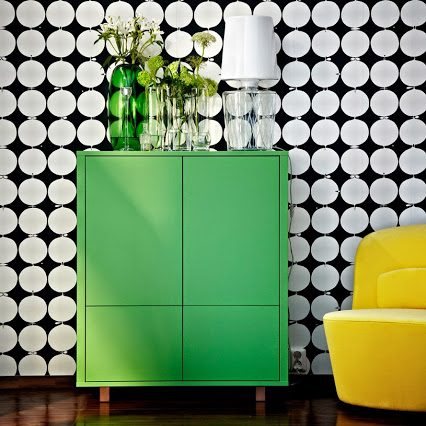
%> input picture images/buffet.jpg, 426 x 426 px
$ octave exercise2.m   (GNU Octave 9; MATLAB toolbox functions it lacks are replaced by stand-ins)
%> lines starting %> are read from the running program, lines starting %| are printed output that depends on the picture
% - - - - - -
% MAI CV
% Exercises Lab 1
% Author name: Emer Rodriguez Formisano and Jorge Alexander
% - - - - - -


%%
%- - - - - -
%Exercise 2:
%- - - - - -

% 2.1
buffetRGB = imread('images\buffet.jpg');
%> buffetRGB is the input picture: size 426x426x3 uint8; mean R, G, B 122.8, 145.7, 106.8

% 2.2
subplot(1,4,1)
imshow(buffetRGB)
title('Color')
subplot(1,4,2)
imshow(buffetRGB(:,:,1))
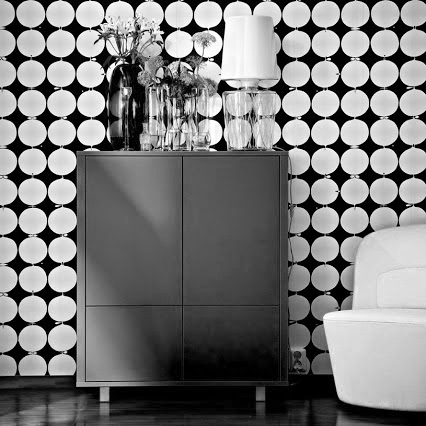
%> displayed picture: size 426x426, on the screen's scale of 0 to 255; min 0, max 255, mean 122.8
title('Red Channel')
subplot(1,4,3)
imshow(buffetRGB(:,:,2))
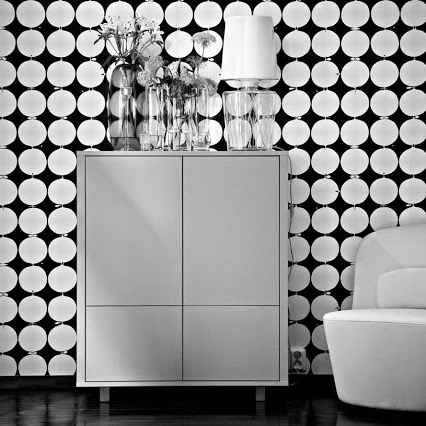
%> displayed picture: size 426x426, on the screen's scale of 0 to 255; min 0, max 255, mean 145.7
title('Green Channel')
subplot(1,4,4)
imshow(buffetRGB(:,:,3))
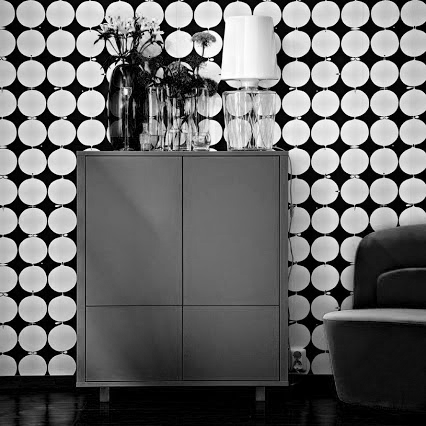
%> displayed picture: size 426x426, on the screen's scale of 0 to 255; min 0, max 255, mean 106.8
title('Blue Channel')

% Green vase and cabinet are white in the Green channel because the values
% closer to 255.
% The yellow color (sofa) is composed by the mixture of Red and Green colors
% The sofa is dark in the blue channel because it has no blue component.
% The wall (black and white background) does not change across channels
% which means the values are constant.

% 2.3
buffet_interchannel = buffetRGB;
buffet_interchannel(:,:,1) = buffetRGB(:,:,2);
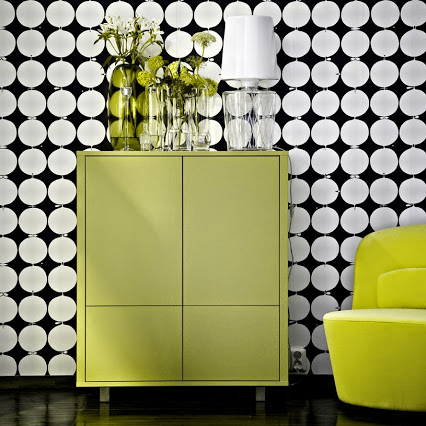
%> buffet_interchannel: size 426x426x3 uint8; mean R, G, B 145.7, 145.7, 106.8
buffet_interchannel(:,:,2) = buffetRGB(:,:,1);
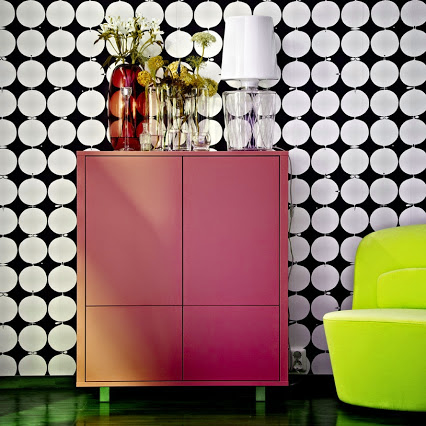
%> buffet_interchannel: size 426x426x3 uint8; mean R, G, B 145.7, 122.8, 106.8
imshow(buffet_interchannel)

subplot(1,2,1)
imshow(buffetRGB)
title('Color')
subplot(1,2,2)
imshow(buffet_interchannel)
title('Red <-> Green channels ')

imwrite(buffet_interchannel, 'channel_interchange.jpg')

% We observed that the green cabinet becomes red as well as the green vase.
% The green information has been swaped with the green information.
% We also observed that the yellow sofa has changed colour slightly as the
% image has not a perfect balance of red and green channels.
% The blackground has not changed at all.

% 2.4
buffet_bluex0 = buffetRGB;
buffet_bluex0(:,:,3) = buffet_bluex0(:,:,3) * 0;
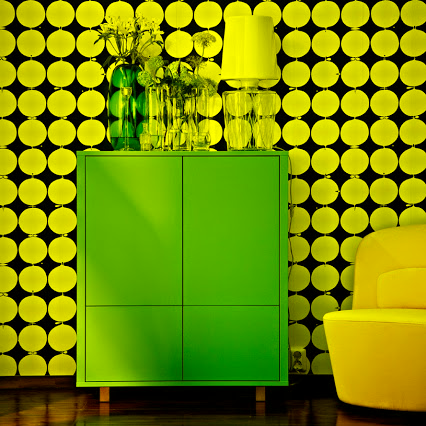
%> buffet_bluex0: size 426x426x3 uint8; mean R, G, B 122.8, 145.7, 0

figure()
subplot(1,2,1)
imshow(buffetRGB)
title('Color')
subplot(1,2,2)
imshow(buffet_bluex0)
title('Blue channel deleted')

imwrite(buffet_bluex0, 'channelx0.jpg')

% Most of the blue information in the picture is contained in the white colour.
% Thus, when the blue channel is deleted, the white colour changes to yellow.

$ run again, with images/clooney.jpg copied over images/buffet.jpg
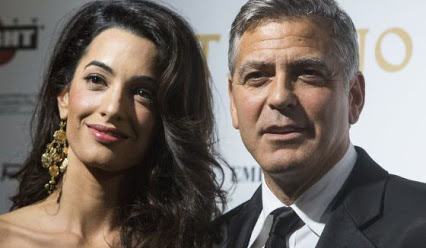
%> input picture images/clooney.jpg, 426 x 248 px
%> buffetRGB is the input picture: size 248x426x3 uint8; mean R, G, B 116.7, 107.6, 101.2
%> `imshow(buffetRGB(:,:,3))`:
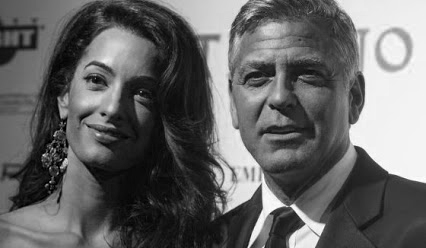
%> displayed picture: size 248x426, on the screen's scale of 0 to 255; min 0, max 255, mean 101.2
%> `buffet_bluex0(:,:,3) = buffet_bluex0(:,:,3) * 0;`:
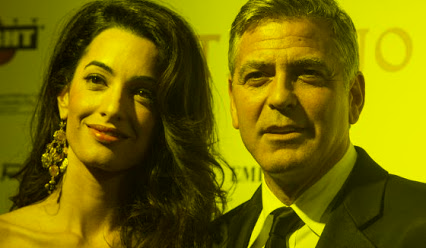
%> buffet_bluex0: size 248x426x3 uint8; mean R, G, B 116.7, 107.6, 0

$ run again, with images/corals.jpg copied over images/buffet.jpg
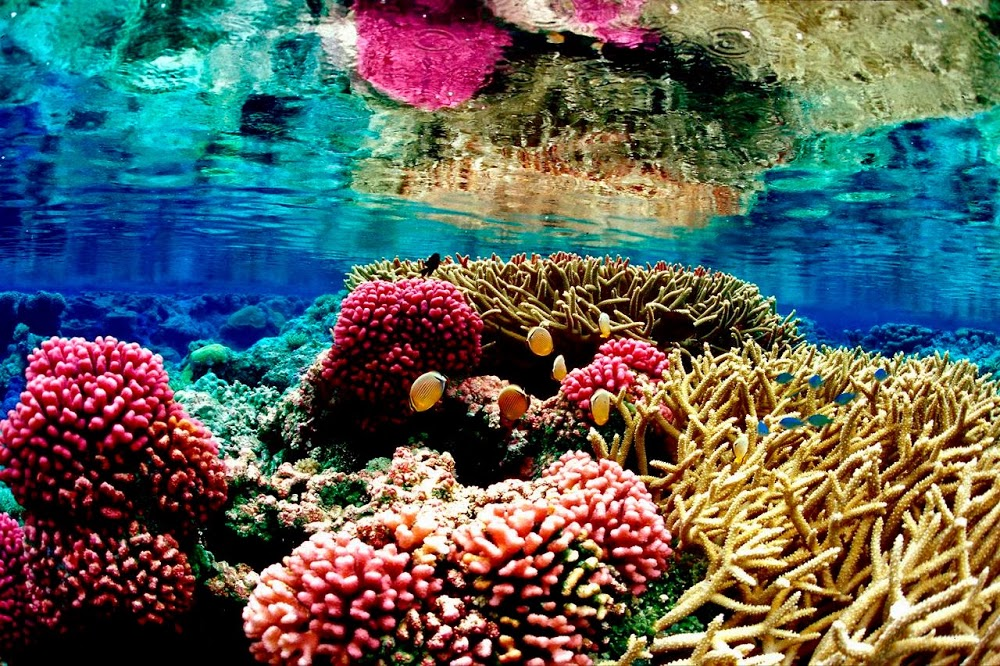
%> input picture images/corals.jpg, 1000 x 666 px
%> buffetRGB is the input picture: size 666x1000x3 uint8; mean R, G, B 90.9, 97.4, 92.3
%> `buffet_interchannel(:,:,2) = buffetRGB(:,:,1);`:
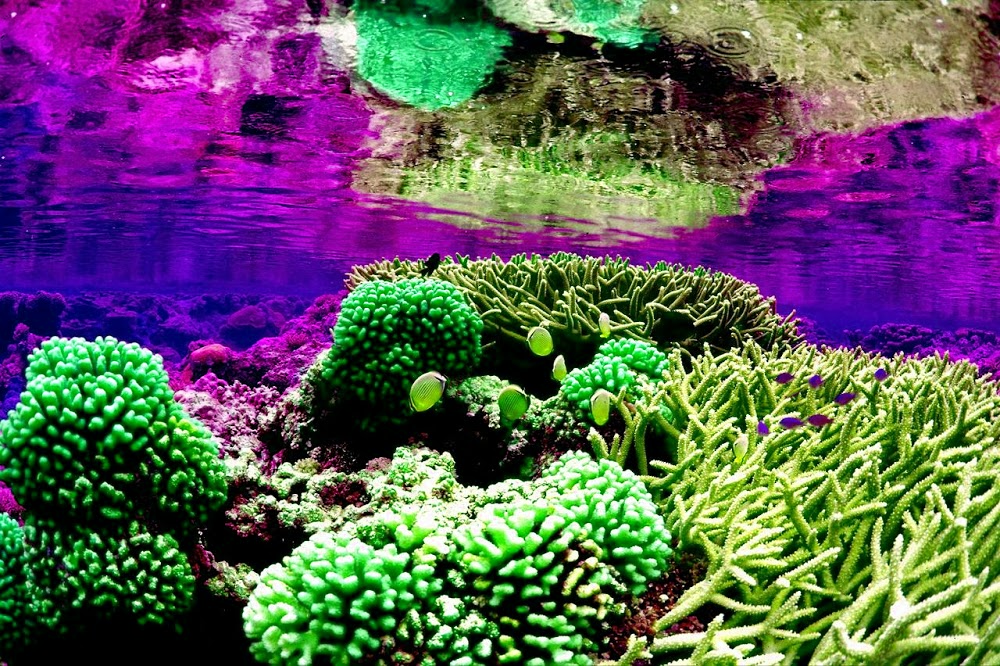
%> buffet_interchannel: size 666x1000x3 uint8; mean R, G, B 97.4, 90.9, 92.3
%> `buffet_bluex0(:,:,3) = buffet_bluex0(:,:,3) * 0;`:
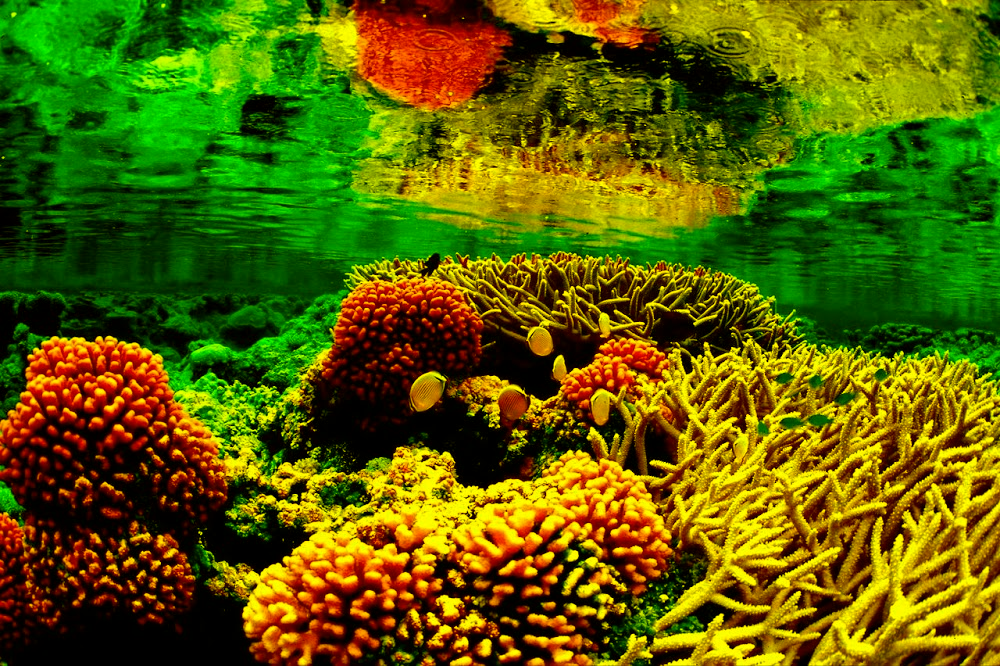
%> buffet_bluex0: size 666x1000x3 uint8; mean R, G, B 90.9, 97.4, 0

$ run again, with images/fabulous.jpg copied over images/buffet.jpg
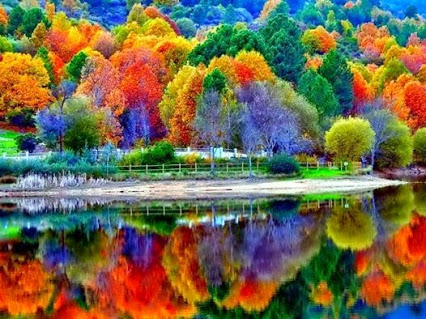
%> input picture images/fabulous.jpg, 426 x 319 px
%> buffetRGB is the input picture: size 319x426x3 uint8; mean R, G, B 113.1, 105.7, 76.9
%> `buffet_interchannel(:,:,2) = buffetRGB(:,:,1);`:
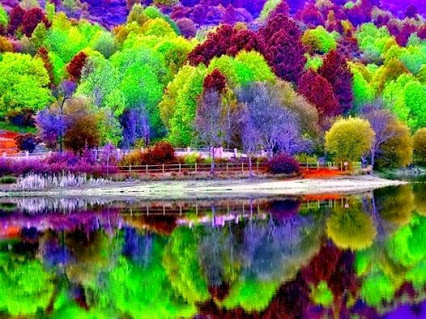
%> buffet_interchannel: size 319x426x3 uint8; mean R, G, B 105.7, 113.1, 76.9
%> `buffet_bluex0(:,:,3) = buffet_bluex0(:,:,3) * 0;`:
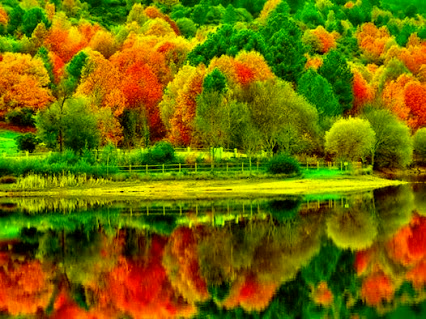
%> buffet_bluex0: size 319x426x3 uint8; mean R, G, B 113.1, 105.7, 0
